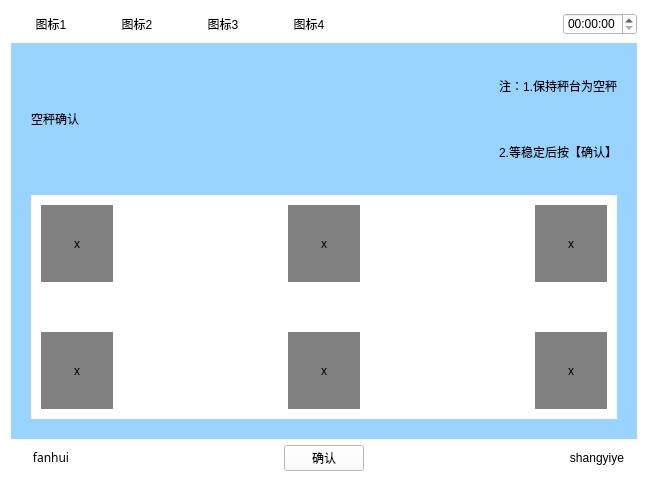
<?xml version="1.0" encoding="UTF-8"?>
<ui version="4.0">
 <class>Shuruxishutioajiao</class>
 <widget class="QWidget" name="Shuruxishutioajiao">
  <property name="geometry">
   <rect>
    <x>0</x>
    <y>0</y>
    <width>648</width>
    <height>482</height>
   </rect>
  </property>
  <property name="windowTitle">
   <string>Form</string>
  </property>
  <property name="styleSheet">
   <string notr="true">background-color: rgb(255, 255, 255);</string>
  </property>
  <layout class="QVBoxLayout" name="verticalLayout_3" stretch="1,5,1">
   <item>
    <layout class="QHBoxLayout" name="horizontalLayout_5">
     <item>
      <widget class="QPushButton" name="pushButton">
       <property name="text">
        <string>图标1</string>
       </property>
       <property name="flat">
        <bool>true</bool>
       </property>
      </widget>
     </item>
     <item>
      <widget class="QPushButton" name="pushButton_2">
       <property name="text">
        <string>图标2</string>
       </property>
       <property name="flat">
        <bool>true</bool>
       </property>
      </widget>
     </item>
     <item>
      <widget class="QPushButton" name="pushButton_3">
       <property name="text">
        <string>图标3</string>
       </property>
       <property name="flat">
        <bool>true</bool>
       </property>
      </widget>
     </item>
     <item>
      <widget class="QPushButton" name="pushButton_4">
       <property name="text">
        <string>图标4</string>
       </property>
       <property name="flat">
        <bool>true</bool>
       </property>
      </widget>
     </item>
     <item>
      <spacer name="horizontalSpacer_4">
       <property name="orientation">
        <enum>Qt::Horizontal</enum>
       </property>
       <property name="sizeHint" stdset="0">
        <size>
         <width>40</width>
         <height>20</height>
        </size>
       </property>
      </spacer>
     </item>
     <item>
      <widget class="QTimeEdit" name="timeEdit_2"/>
     </item>
    </layout>
   </item>
   <item>
    <widget class="QWidget" name="widget" native="true">
     <property name="sizePolicy">
      <sizepolicy hsizetype="Preferred" vsizetype="Preferred">
       <horstretch>0</horstretch>
       <verstretch>0</verstretch>
      </sizepolicy>
     </property>
     <property name="contextMenuPolicy">
      <enum>Qt::DefaultContextMenu</enum>
     </property>
     <property name="styleSheet">
      <string notr="true">background-color: rgb(153, 211, 255);</string>
     </property>
     <layout class="QVBoxLayout" name="verticalLayout_2" stretch="1,2">
      <property name="spacing">
       <number>20</number>
      </property>
      <property name="margin">
       <number>20</number>
      </property>
      <item>
       <layout class="QHBoxLayout" name="horizontalLayout">
        <item>
         <widget class="QLabel" name="label">
          <property name="text">
           <string>空秤确认</string>
          </property>
         </widget>
        </item>
        <item>
         <spacer name="horizontalSpacer">
          <property name="orientation">
           <enum>Qt::Horizontal</enum>
          </property>
          <property name="sizeHint" stdset="0">
           <size>
            <width>40</width>
            <height>20</height>
           </size>
          </property>
         </spacer>
        </item>
        <item>
         <layout class="QVBoxLayout" name="verticalLayout">
          <item>
           <widget class="QLabel" name="label_2">
            <property name="text">
             <string>注：1.保持秤台为空秤</string>
            </property>
           </widget>
          </item>
          <item>
           <widget class="QLabel" name="label_3">
            <property name="text">
             <string>2.等稳定后按【确认】</string>
            </property>
            <property name="alignment">
             <set>Qt::AlignRight|Qt::AlignTrailing|Qt::AlignVCenter</set>
            </property>
           </widget>
          </item>
         </layout>
        </item>
       </layout>
      </item>
      <item>
       <widget class="QWidget" name="widget_2" native="true">
        <property name="sizePolicy">
         <sizepolicy hsizetype="Preferred" vsizetype="Preferred">
          <horstretch>0</horstretch>
          <verstretch>0</verstretch>
         </sizepolicy>
        </property>
        <property name="styleSheet">
         <string notr="true">background-color: rgb(255, 255, 255);</string>
        </property>
        <layout class="QGridLayout" name="gridLayout">
         <property name="horizontalSpacing">
          <number>175</number>
         </property>
         <property name="verticalSpacing">
          <number>50</number>
         </property>
         <property name="margin">
          <number>10</number>
         </property>
         <item row="0" column="0">
          <widget class="QLabel" name="label_4">
           <property name="styleSheet">
            <string notr="true">background-color: rgb(129, 129, 129);</string>
           </property>
           <property name="text">
            <string>x</string>
           </property>
           <property name="alignment">
            <set>Qt::AlignCenter</set>
           </property>
          </widget>
         </item>
         <item row="0" column="1">
          <widget class="QLabel" name="label_10">
           <property name="styleSheet">
            <string notr="true">background-color: rgb(129, 129, 129);</string>
           </property>
           <property name="text">
            <string>x</string>
           </property>
           <property name="alignment">
            <set>Qt::AlignCenter</set>
           </property>
          </widget>
         </item>
         <item row="0" column="2">
          <widget class="QLabel" name="label_12">
           <property name="styleSheet">
            <string notr="true">background-color: rgb(129, 129, 129);</string>
           </property>
           <property name="text">
            <string>x</string>
           </property>
           <property name="alignment">
            <set>Qt::AlignCenter</set>
           </property>
          </widget>
         </item>
         <item row="1" column="0">
          <widget class="QLabel" name="label_5">
           <property name="styleSheet">
            <string notr="true">background-color: rgb(129, 129, 129);</string>
           </property>
           <property name="text">
            <string>x</string>
           </property>
           <property name="alignment">
            <set>Qt::AlignCenter</set>
           </property>
          </widget>
         </item>
         <item row="1" column="1">
          <widget class="QLabel" name="label_7">
           <property name="styleSheet">
            <string notr="true">background-color: rgb(129, 129, 129);</string>
           </property>
           <property name="text">
            <string>x</string>
           </property>
           <property name="alignment">
            <set>Qt::AlignCenter</set>
           </property>
          </widget>
         </item>
         <item row="1" column="2">
          <widget class="QLabel" name="label_11">
           <property name="styleSheet">
            <string notr="true">background-color: rgb(129, 129, 129);</string>
           </property>
           <property name="text">
            <string>x</string>
           </property>
           <property name="alignment">
            <set>Qt::AlignCenter</set>
           </property>
          </widget>
         </item>
        </layout>
       </widget>
      </item>
     </layout>
    </widget>
   </item>
   <item>
    <layout class="QHBoxLayout" name="horizontalLayout_2">
     <item>
      <widget class="QPushButton" name="returnIndex">
       <property name="font">
        <font>
         <family>AR PL UMing TW MBE</family>
        </font>
       </property>
       <property name="text">
        <string>fanhui</string>
       </property>
       <property name="flat">
        <bool>true</bool>
       </property>
      </widget>
     </item>
     <item>
      <spacer name="horizontalSpacer_2">
       <property name="orientation">
        <enum>Qt::Horizontal</enum>
       </property>
       <property name="sizeHint" stdset="0">
        <size>
         <width>40</width>
         <height>20</height>
        </size>
       </property>
      </spacer>
     </item>
     <item>
      <widget class="QPushButton" name="confirm">
       <property name="text">
        <string>确认</string>
       </property>
      </widget>
     </item>
     <item>
      <spacer name="horizontalSpacer_3">
       <property name="orientation">
        <enum>Qt::Horizontal</enum>
       </property>
       <property name="sizeHint" stdset="0">
        <size>
         <width>40</width>
         <height>20</height>
        </size>
       </property>
      </spacer>
     </item>
     <item>
      <widget class="QPushButton" name="returnPage">
       <property name="text">
        <string>shangyiye</string>
       </property>
       <property name="flat">
        <bool>true</bool>
       </property>
      </widget>
     </item>
    </layout>
   </item>
  </layout>
 </widget>
 <resources/>
 <connections/>
</ui>
